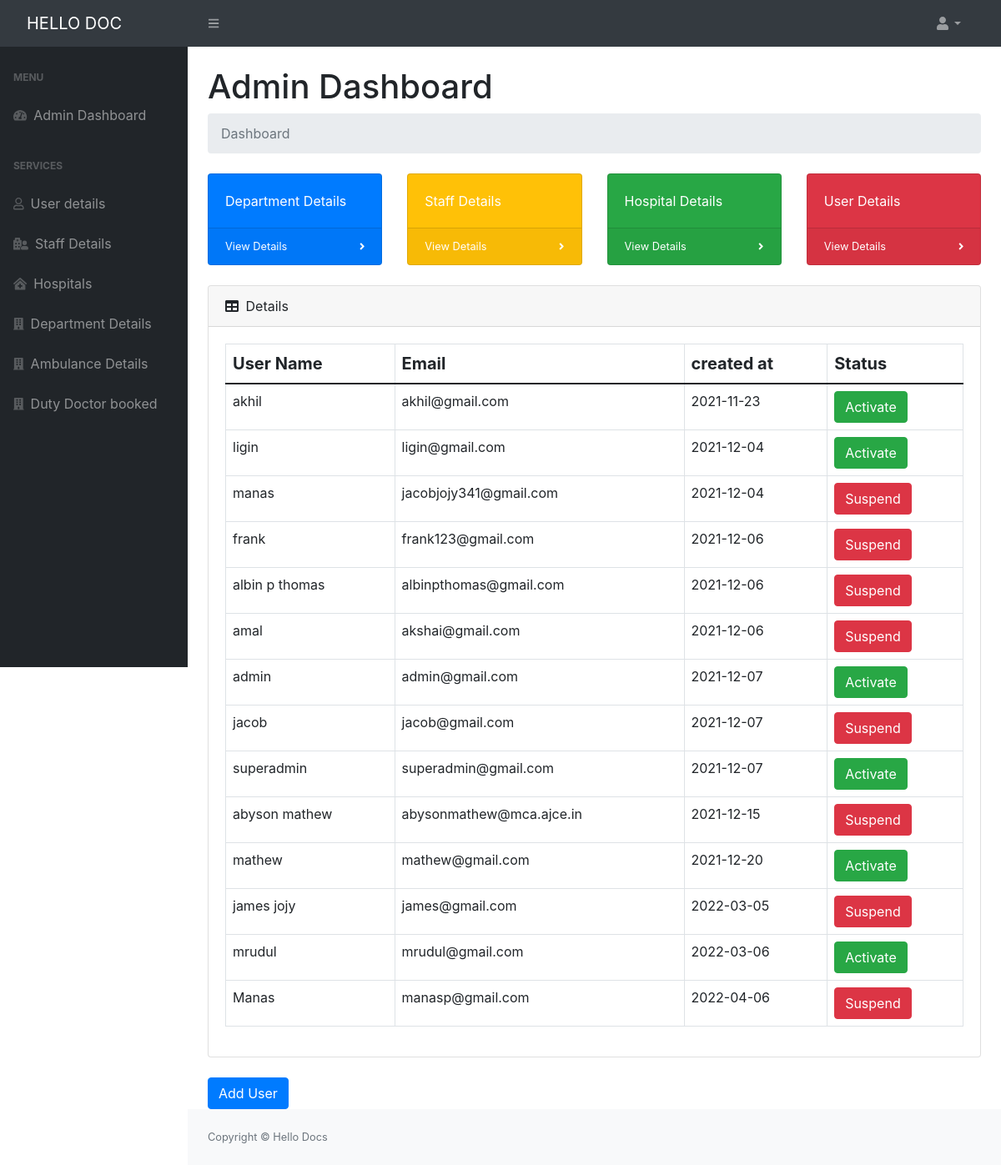
/admin.php (signed in), run on the app's committed database.
### tables this page shows
CREATE TABLE `tbl_user` (
  `user_id` int(10) NOT NULL,
  `username` varchar(100) NOT NULL,
  `phn_number` varchar(10) NOT NULL,
  `email` varchar(50) NOT NULL,
  `password` varchar(1000) NOT NULL,
  `user_created_at` varchar(100) NOT NULL,
  `user_status` int(2) NOT NULL DEFAULT 1,
  `address` varchar(1000) DEFAULT 'Enter address',
  `profile_pic` varchar(1000) NOT NULL
);

### admin.php (the view, shortened to what this page needs)
<?php
if ($_SESSION["hellodocsession"] == session_id()) {
?>
    <!DOCTYPE html>
    <html lang="en">
    <head>
        <link href="https://cdn.jsdelivr.net/npm/simple-datatables@latest/dist/style.css" rel="stylesheet" />
        <link href="css/styles.css" rel="stylesheet" />
        <link rel="stylesheet" href="https://cdn.jsdelivr.net/npm/bootstrap@4.6.0/dist/css/bootstrap.min.css">
    </head>
    <body class="sb-nav-fixed">
        <nav class="sb-topnav navbar navbar-expand navbar-dark bg-dark">
            <a class="navbar-brand ps-3" href="index.html">HELLO DOC</a>
            <button class="btn btn-link btn-sm order-1 order-lg-0 me-4 me-lg-0" id="sidebarToggle" href="#!"><i class="fas fa-bars"></i></button>
            <ul class="navbar-nav ms-auto ms-md-0 me-3 me-lg-4">
                <li class="nav-item dropdown">
                    <a class="nav-link dropdown-toggle" id="navbarDropdown" href="#" role="button" data-bs-toggle="dropdown" aria-expanded="false"><i class="fas fa-user fa-fw"></i></a>
                </li>
            </ul>
        </nav>
        <div id="layoutSidenav">
            <div id="layoutSidenav_nav">
                <nav class="sb-sidenav accordion sb-sidenav-dark" id="sidenavAccordion">
                    <div class="sb-sidenav-menu">
                        <div class="nav">
                            <div class="sb-sidenav-menu-heading">Menu</div>
                            <a class="nav-link" href="/hellodoc/admin.php">
                                <div class="sb-nav-link-icon"><i class="fas fa-tachometer-alt"></i></div>
                                Admin Dashboard
                            </a>
                            <div class="sb-sidenav-menu-heading">Services</div>
                            <a class="nav-link" href="/hellodoc/admin.php">
                                <div class="sb-nav-link-icon"><i class="far fa-user"></i></div>
                                User details
                            </a>
                            <a class="nav-link" href="/hellodoc/staff.php">
                                <div class="sb-nav-link-icon"><i class="fas fa-hospital-user"></i></div>
                                Staff Details
                            </a>
                            <a class="nav-link" href="/hellodoc/hospital.php">
                                <div class="sb-nav-link-icon"><i class="fas fa-clinic-medical"></i></div>
                                Hospitals
                            </a>
                            <a class="nav-link" href="/hellodoc/department.php">
                                <div class="sb-nav-link-icon"><i class="fas fa-building"></i></div>
                                Department Details
                            </a>
                            <a class="nav-link" href="/hellodoc/ambubooking.php">
                                <div class="sb-nav-link-icon"><i class="fas fa-building"></i></div>
                                Ambulance Details
                            </a>
                            <a class="nav-link" href="/hellodoc/ducbook.php">
                                <div class="sb-nav-link-icon"><i class="fas fa-building"></i></div>
                                Duty Doctor booked
                            </a>
                        </div>
                    </div>
                </nav>
            </div>
            <div id="layoutSidenav_content">
                <main>
                    <div class="container-fluid px-4">
                        <h1 class="mt-4">Admin Dashboard</h1>
                        <ol class="breadcrumb mb-4">
                            <li class="breadcrumb-item active"> Dashboard</li>
                        </ol>
                        <div class="row">
                            <div class="col-xl-3 col-md-6">
                                <div class="card bg-primary text-white mb-4">
                                    <div class="card-body">Department Details</div>
                                    <div class="card-footer d-flex align-items-center justify-content-between">
                                        <a class="small text-white stretched-link" href="/hellodoc/department.php">View Details</a>
                                        <div class="small text-white"><i class="fas fa-angle-right"></i></div>
                                    </div>
                                </div>
                            </div>
                            <div class="col-xl-3 col-md-6">
                                <div class="card bg-warning text-white mb-4">
                                    <div class="card-body">Staff Details</div>
                                    <div class="card-footer d-flex align-items-center justify-content-between">
                                        <a class="small text-white stretched-link" href="/hellodoc/staff.php">View Details</a>
                                        <div class="small text-white"><i class="fas fa-angle-right"></i></div>
                                    </div>
                                </div>
                            </div>
                            <div class="col-xl-3 col-md-6">
                                <div class="card bg-success text-white mb-4">
                                    <div class="card-body">Hospital Details</div>
                                    <div class="card-footer d-flex align-items-center justify-content-between">
                                        <a class="small text-white stretched-link" href="/hellodoc/hospital.php">View Details</a>
                                        <div class="small text-white"><i class="fas fa-angle-right"></i></div>
                                    </div>
                                </div>
                            </div>
                            <div class="col-xl-3 col-md-6">
                                <div class="card bg-danger text-white mb-4">
                                    <div class="card-body">User Details</div>
                                    <div class="card-footer d-flex align-items-center justify-content-between">
                                        <a class="small text-white stretched-link" href="/hellodoc/admin.php">View Details</a>
                                        <div class="small text-white"><i class="fas fa-angle-right"></i></div>
                                    </div>
                                </div>
                            </div>
                        </div>
                        <div class="card mb-4">
                            <div class="card-header">
                                <i class="fas fa-table me-1"></i>
                                Details
                            </div>
                            <div class="card-body">
                                <div class="dataTable-wrapper dataTable-loading no-footer sortable searchable fixed-columns">
                                    <div class="dataTable-container">
                                        <table id="datatablesSimple" class="dataTable-table">
                                            <thead>
                                                <tr>
                                                    <th>User Name</th>
                                                    <th>Email</th>
                                                    <th>created at</th>
                                                    <th>Status</th>
                                                </tr>
                                            <tbody>
                                                <?php
                                                include('./cred/connect.php');
                                                $sql = "SELECT * from tbl_user";
                                                $sqlRes = mysqli_query($connect, $sql);
                                                while ($row = mysqli_fetch_assoc($sqlRes)) {
                                                    echo "  <tr>
                                                <td>" . $row['username'] . "</td>
                                                <td>" . $row['email'] . "</td>
                                                <td>" . $row['user_created_at'] . "</td>";
                                                    if ($row['user_status'] == 1) {
                                                        echo ("
                                                    <td><form action='#' method='post'><button type='submit' class='btn btn-danger' name='delte' value=" . $row['user_id'] . ">Suspend</button></form></td></tr>
                                                    ");
                                                    } else {
                                                        echo ("
                                                        <td><form action='#' method='post'><button type='submit' class='btn btn-success' name='act' value=" . $row['user_id'] . ">Activate</button></form></td></tr>
                                                        ");
                                                    }
                                                }
                                                ?>
                                            </tbody>
                                        </table>
                                    </div>
                                </div>
                            </div>
                        </div>
                    </div>
                    <button type="button" class="btn btn-primary ml-4" data-toggle="modal" data-target="#exampleModal">
                        Add User
                    </button>
                </main>
                <footer class="py-4 bg-light mt-auto">
                    <div class="container-fluid px-4">
                        <div class="d-flex align-items-center justify-content-between small">
                            <div class="text-muted">Copyright &copy; Hello Docs</div>
                        </div>
                    </div>
                </footer>
            </div>
        </div>
    </body>
    </html>
<?php
} else {
    header('location:auth/index.php');
}
?>

### data on the page
tbl_user: username "akhil", email "akhil@gmail.com", user_created_at "2021-11-23", $row['user_id'] 18 (drawn)
tbl_user: username "ligin", email "ligin@gmail.com", user_created_at "2021-12-04", $row['user_id'] 22 (drawn)
tbl_user: username "manas", email "jacobjojy341@gmail.com", user_created_at "2021-12-04", $row['user_id'] 23 (drawn)
tbl_user: username "frank", email "frank123@gmail.com", user_created_at "2021-12-06", $row['user_id'] 25 (drawn)
tbl_user: username "albin p thomas", email "albinpthomas@gmail.com", user_created_at "2021-12-06", $row['user_id'] 31 (drawn)
tbl_user: username "amal", email "akshai@gmail.com", user_created_at "2021-12-06", $row['user_id'] 35 (drawn)
tbl_user: username "admin", email "admin@gmail.com", user_created_at "2021-12-07", $row['user_id'] 1000 (drawn)
tbl_user: username "jacob", email "jacob@gmail.com", user_created_at "2021-12-07", $row['user_id'] 1003 (drawn)
tbl_user: username "superadmin", email "superadmin@gmail.com", user_created_at "2021-12-07", $row['user_id'] 1004 (drawn)
tbl_user: username "abyson mathew", email "abysonmathew@mca.ajce.in", user_created_at "2021-12-15", $row['user_id'] 1009 (drawn)
tbl_user: username "mathew", email "mathew@gmail.com", user_created_at "2021-12-20", $row['user_id'] 1010 (drawn)
tbl_user: username "james jojy", email "james@gmail.com", user_created_at "2022-03-05", $row['user_id'] 1012 (drawn)
tbl_user: username "mrudul", email "mrudul@gmail.com", user_created_at "2022-03-06", $row['user_id'] 1013 (drawn)
tbl_user: username "Manas", email "manasp@gmail.com", user_created_at "2022-04-06", $row['user_id'] 1014 (drawn)
